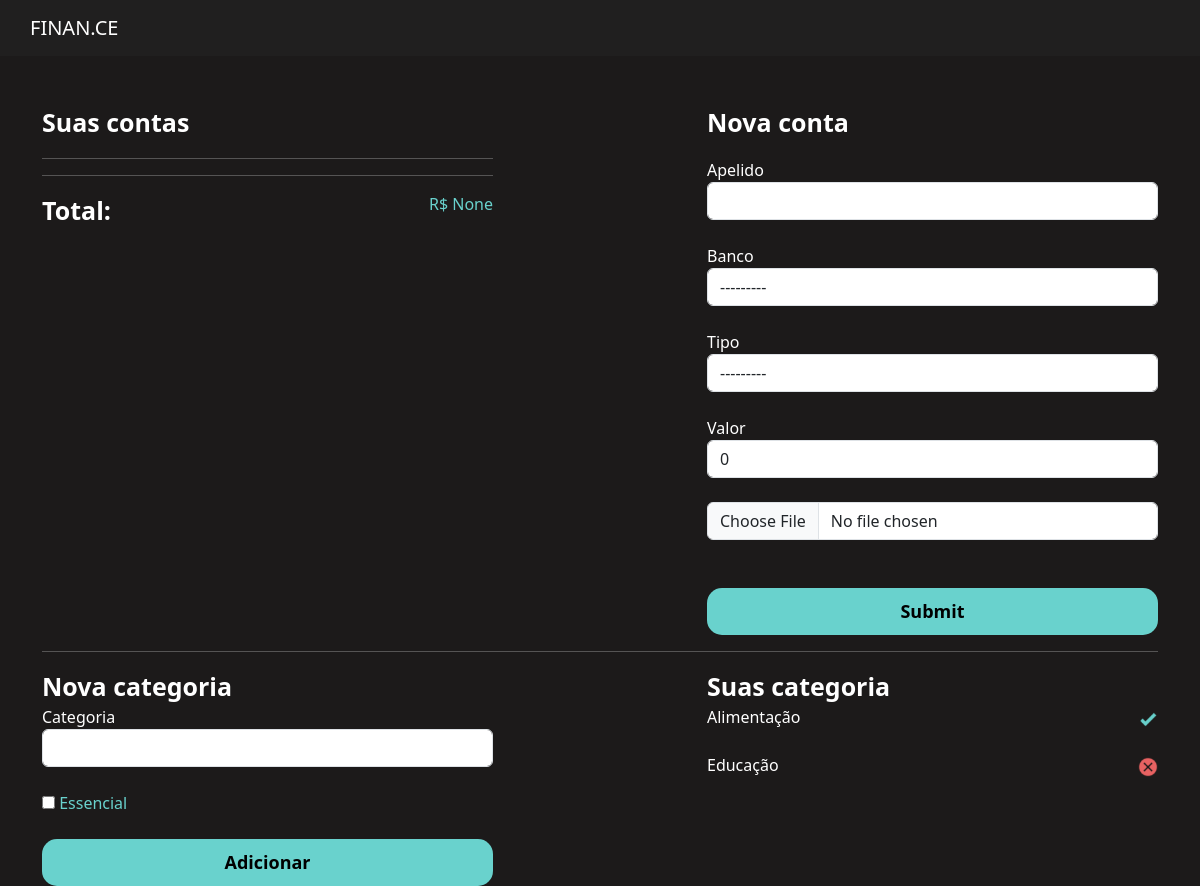
/perfil/gerenciar/, run on an earlier commit of the app's database.
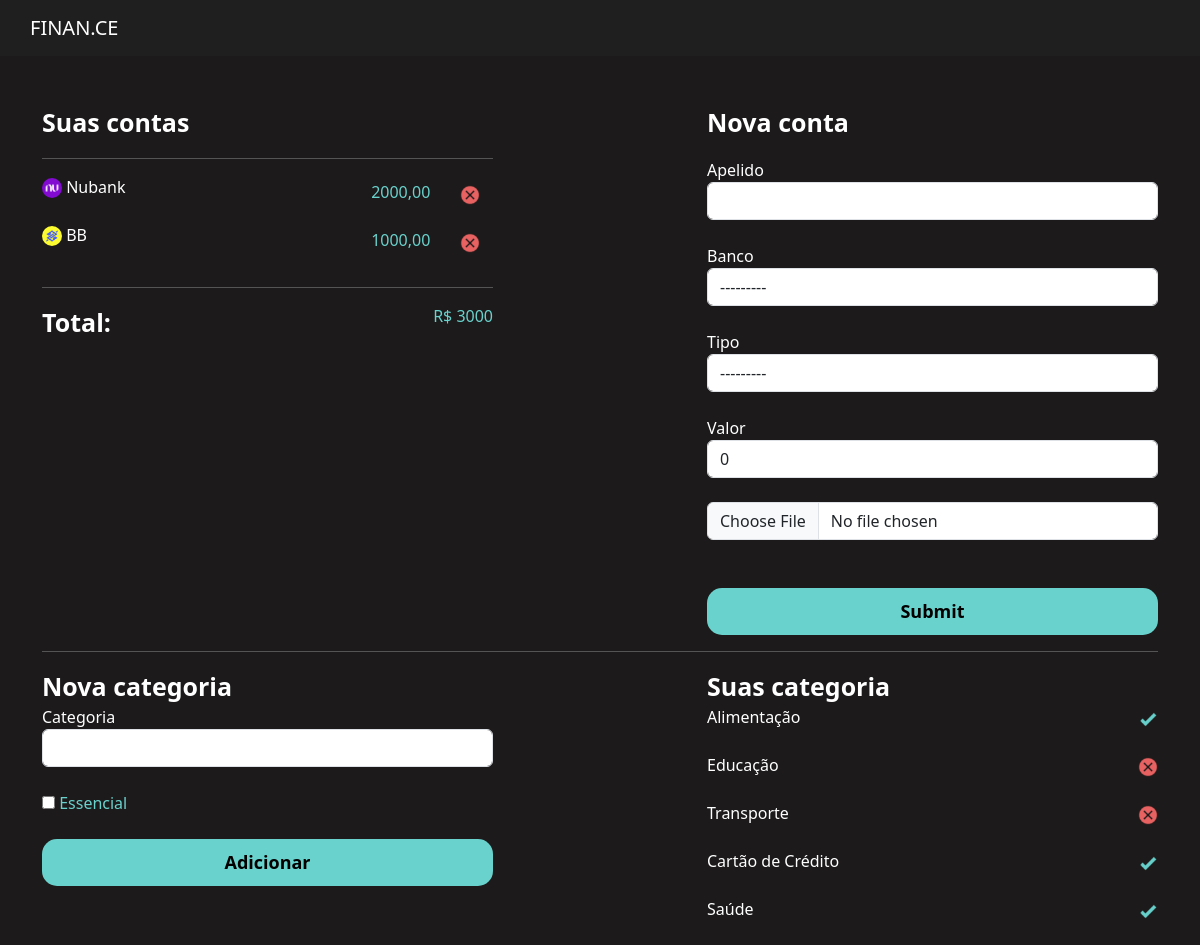
And on a later commit of the database.
### perfil/models.py (models this page shows, shortened)
class Categoria(models.Model):
    categoria = models.CharField(max_length=100)
    essencial = models.BooleanField(default=False)
    valor_planejado = models.DecimalField(max_digits=10, decimal_places=2, default=0)

class Conta(models.Model):
    banco_choices = (
        ('NUBANK', 'NUBANK'),
        ('BANCO DO BRASIL', 'BANCO DO BRASIL'),
        ('ITAU', 'ITAU'),
        ('CAIXA', 'CAIXA'),
        ('SANTANDER', 'SANTANDER'),
        ('BRADESCO', 'BRADESCO'),
    )
    tipo_choices = (
        ('pf', 'Pessoa Física'),
        ('pj', 'Pessoa Jurídica'),
    )
    apelido = models.CharField(max_length=100)
    banco = models.CharField(max_length=100, choices=banco_choices)
    tipo = models.CharField(max_length=100, choices=tipo_choices)
    valor = models.DecimalField(max_digits=10, decimal_places=2, default=0)
    icone = models.ImageField(upload_to='icones', null=True, blank=True)

### perfil/views.py (the view)
# urls.py: path('gerenciar/', GerenciarView.as_view(), name='gerenciar'),
class GerenciarView(TemplateView):
    template_name = 'perfil/gerenciar.html'
    def get_context_data(self, **kwargs):
        context = super(GerenciarView, self).get_context_data(**kwargs)
        context['contas'] = Conta.objects.all()
        soma = Conta.objects.aggregate(total_conta=models.Sum('valor'))
        context['total_conta'] = soma['total_conta']
        context['categorias'] = Categoria.objects.all()
        context['forms_conta'] = ContaForm()
        context['forms_categoria'] = CategoriaForm()
        return context

### perfil/forms.py
class ContaForm(forms.ModelForm):
    class Meta:
        model = Conta
        fields = '__all__'
    def __init__(self, *args, **kwargs):
        super(ContaForm, self).__init__(*args, **kwargs)
        self.fields['apelido'].widget.attrs.update({'class': 'form-control'})
        self.fields['banco'].widget.attrs.update({'class': 'form-control'})
        self.fields['tipo'].widget.attrs.update({'class': 'form-control'})
        self.fields['valor'].widget.attrs.update({'class': 'form-control'})
        self.fields['icone'].widget.attrs.update({'class': 'form-control'})

class CategoriaForm(forms.ModelForm):
    class Meta:
        model = Categoria
        fields = '__all__'
        exclude = ['valor_planejado']
    def __init__(self, *args, **kwargs):
        super(CategoriaForm, self).__init__(*args, **kwargs)
        self.fields['categoria'].widget.attrs.update({'class': 'form-control'})

### perfil/templates/perfil/gerenciar.html (shortened to what this page needs)
{% extends 'bases/base.html' %}
{% load static %}
{% block 'head' %}
    <link href="{% static 'css/home.css' %}" rel="stylesheet">
    <link href="{% static 'css/gerenciar.css' %}" rel="stylesheet">
{% endblock %}
{% block 'body' %}
    <br>
    <br>
    <div class="container">
        <div class="row">
            <div class="col-md-5">
                <p class="fonte-destaque">Suas contas</p>
                <hr>
                <div class="contas">
                        {% for conta in contas %}
                            <div class="lista-contas-main">
                                <span>
                                    <img width="20px" height="20px" src="{{conta.icone.url}}" class="rounded-circle">
                                    {{conta.apelido}}
                                </span>
                                <span class="total-conta positivo ">{{conta.valor}}&nbsp&nbsp&nbsp
                                    {% include 'bases/buttons_crud_delete.html' with href_delete='excluir_banco' obj=conta.id  obj_titulo=conta.apelido %}
                                </span>
                            </div>
                        <br>
                        {% endfor %}
                </div>
                <hr>
                <span class="fonte-destaque">Total:</span>
                <span class="positivo total-conta font-destaque"> R$ {{total_conta}}</span>
            </div>
            <div class="col-md-2"></div>
            <div class="col-md-5">
                <p class="fonte-destaque">Nova conta</p>
                <form action="{%url 'cadastrar_banco' %}" method="POST" enctype="multipart/form-data">
                    <label>Apelido</label>
                    {{forms_conta.apelido}}
                    <br>
                    <label>Banco</label>
                    {{forms_conta.banco}}
                    <br>
                    <label>Tipo</label>
                    {{forms_conta.tipo}}
                    <br>
                    <label>Valor</label>
                    {{forms_conta.valor}}
                    <br>
                    {{ forms_conta.icone }}
                    <br>
                    <br>
                    <input style="width: 100%" type="submit" class="botao-principal">
                </form>
            </div>
        </div>
        <hr>
        <div class="row">
            <div class="col-md-5">
                <span class="fonte-destaque">Nova categoria</span>
                <form action="{% url 'cadastrar_categoria' %}" method="POST">
                    <label>Categoria</label>
                    {{forms_categoria.categoria}}
                    <br>
                    {{forms_categoria.essencial}}<label class="positivo">&nbspEssencial</label>
                    <br>
                    <br>
                    <input style="width: 100%" type="submit" class="botao-principal" value="Adicionar">
                </form>
            </div>
            <div class="col-md-2">
            </div>
            <div class="col-md-5">
                <span class="fonte-destaque">Suas categoria</span>
                <br>
                <div class="contas">
                    {% for categoria in categorias %}
                        <div class="lista-contas-main">
                            <span id="categoria-info">{{categoria.categoria}}</span>
                            {% if categoria.essencial %}
                                <span class="total-conta"><a href="{% url 'atualizar_categoria' categoria.pk %}"><img width="20px" height="20px" src="{% static 'img/check.png' %}"></a></span>
                            {% else %}
                                <span class="total-conta"><a href="{% url 'atualizar_categoria' categoria.pk %}"><img width="20px" height="20px" src="{% static 'img/exit.png' %}"></a></span>
                            {% endif %}
                        </div>
                        <br>
                {% endfor %}
                </div>
            </div>
        </div>
    </div>
{% endblock %}

### perfil/templates/bases/base.html (shortened to what this page needs)
<!doctype html>
{% load static %}
<html lang="en">
  <head>
    <link href="https://cdn.jsdelivr.net/npm/bootstrap@5.3.0-alpha1/dist/css/bootstrap.min.css" rel="stylesheet">
    <link rel="stylesheet" href="{% static 'css/base.css' %}">
    {% block 'head' %}{% endblock %}
  </head>
  <body>
    <nav class="navbar navbar-expand-lg navbar-dark" style="background-color: #201F1F;">
        <a class="navbar-brand" style="margin-left: 30px" href="{% url 'home' %}">FINAN.CE</a>
    </nav>
    {% block 'body' %}{% endblock %}
  </body>
</html>

### perfil/templates/bases/buttons_crud_delete.html (shortened to what this page needs)
{% load static %}
 <button type="button" class="btn " data-bs-toggle="modal" data-bs-target="#delete{{obj}}">
    <img width="20px" height="20px" src="{% static 'img/exit.png' %}">
 </button>

### perfil/static/css/base.css (style rules this page uses)
body { background-color: #1C1A1A !important; color: white !important; }
:root { --main-color: #2B2B2B; --dark-color: #1C1A1A; --contrast-color: #69D2CD; --differential-color: #E96363; }

### perfil/static/css/home.css (style rules this page uses)
.fonte-destaque { font-weight: bold; font-size: 25px; }
.total-conta { color: #B9F1D6; font-weight: 200; float: right; }
.botao-principal { text-decoration: none; color: black; font-weight: bold; font-size: 18px; padding: 10px; background-color: var(--contrast-color); text-align: center; border-radius: 15px; border: none; }
.positivo { color: var(--contrast-color); }

What changed in the data, as far as the page shows it:
added Conta: icone (picture), apelido "Nubank", valor "2000,00"
added Conta: icone (picture), apelido "BB", valor "1000,00"
added Categoria: categoria "Transporte", essencial False (drawn)
added Categoria: categoria "Cartão de Crédito", essencial True (drawn)
added Categoria: categoria "Saúde", essencial True (drawn)
Also different on the page:
{{ total_conta }}: "None" → "3000"
